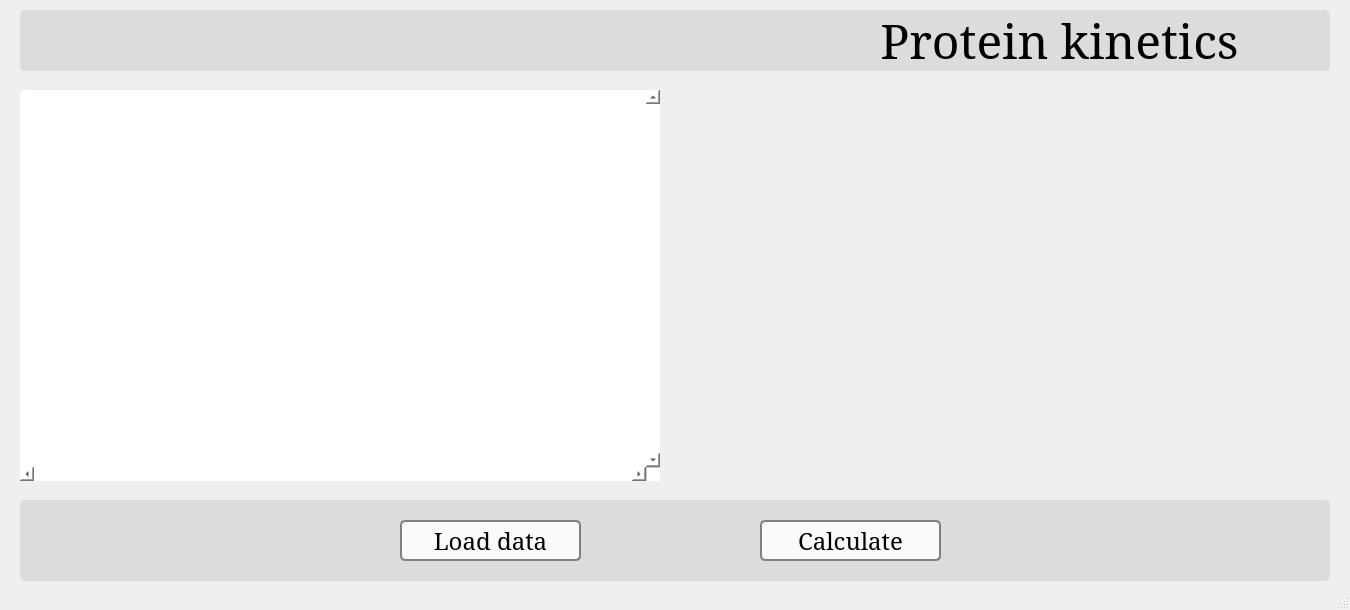
<?xml version="1.0" encoding="UTF-8"?>
<ui version="4.0">
 <class>MainWindow</class>
 <widget class="QMainWindow" name="MainWindow">
  <property name="geometry">
   <rect>
    <x>0</x>
    <y>0</y>
    <width>1350</width>
    <height>610</height>
   </rect>
  </property>
  <property name="minimumSize">
   <size>
    <width>1350</width>
    <height>610</height>
   </size>
  </property>
  <property name="maximumSize">
   <size>
    <width>1350</width>
    <height>610</height>
   </size>
  </property>
  <property name="font">
   <font>
    <family>MS Serif</family>
    <pointsize>6</pointsize>
   </font>
  </property>
  <property name="windowTitle">
   <string>Binding constants</string>
  </property>
  <widget class="QWidget" name="centralwidget">
   <widget class="QTextEdit" name="textEdit">
    <property name="enabled">
     <bool>true</bool>
    </property>
    <property name="geometry">
     <rect>
      <x>20</x>
      <y>90</y>
      <width>640</width>
      <height>391</height>
     </rect>
    </property>
    <property name="sizePolicy">
     <sizepolicy hsizetype="Preferred" vsizetype="Preferred">
      <horstretch>0</horstretch>
      <verstretch>0</verstretch>
     </sizepolicy>
    </property>
    <property name="minimumSize">
     <size>
      <width>640</width>
      <height>391</height>
     </size>
    </property>
    <property name="maximumSize">
     <size>
      <width>640</width>
      <height>391</height>
     </size>
    </property>
    <property name="font">
     <font>
      <family>MS Serif</family>
      <pointsize>6</pointsize>
     </font>
    </property>
    <property name="styleSheet">
     <string notr="true">border-radius: 5px;
background-color: rgb(255, 255, 255);</string>
    </property>
    <property name="verticalScrollBarPolicy">
     <enum>Qt::ScrollBarAlwaysOn</enum>
    </property>
    <property name="horizontalScrollBarPolicy">
     <enum>Qt::ScrollBarAlwaysOn</enum>
    </property>
    <property name="sizeAdjustPolicy">
     <enum>QAbstractScrollArea::AdjustToContents</enum>
    </property>
    <property name="undoRedoEnabled">
     <bool>false</bool>
    </property>
    <property name="readOnly">
     <bool>true</bool>
    </property>
   </widget>
   <widget class="QLabel" name="label_name">
    <property name="geometry">
     <rect>
      <x>20</x>
      <y>10</y>
      <width>1310</width>
      <height>61</height>
     </rect>
    </property>
    <property name="minimumSize">
     <size>
      <width>1310</width>
      <height>61</height>
     </size>
    </property>
    <property name="maximumSize">
     <size>
      <width>1310</width>
      <height>61</height>
     </size>
    </property>
    <property name="font">
     <font>
      <pointsize>36</pointsize>
     </font>
    </property>
    <property name="layoutDirection">
     <enum>Qt::LeftToRight</enum>
    </property>
    <property name="styleSheet">
     <string notr="true">background-color: rgb(220, 220, 220);
border-radius: 5px;</string>
    </property>
    <property name="text">
     <string>                                                                     Protein kinetics</string>
    </property>
   </widget>
   <widget class="QPushButton" name="load_pushButton">
    <property name="geometry">
     <rect>
      <x>400</x>
      <y>520</y>
      <width>181</width>
      <height>41</height>
     </rect>
    </property>
    <property name="sizePolicy">
     <sizepolicy hsizetype="Fixed" vsizetype="Fixed">
      <horstretch>0</horstretch>
      <verstretch>0</verstretch>
     </sizepolicy>
    </property>
    <property name="minimumSize">
     <size>
      <width>181</width>
      <height>41</height>
     </size>
    </property>
    <property name="maximumSize">
     <size>
      <width>181</width>
      <height>41</height>
     </size>
    </property>
    <property name="font">
     <font>
      <pointsize>18</pointsize>
     </font>
    </property>
    <property name="styleSheet">
     <string notr="true">background-color: rgb(250, 250, 250);
border: 2px solid gray;
border-radius: 5px;</string>
    </property>
    <property name="text">
     <string>Load data</string>
    </property>
   </widget>
   <widget class="QPushButton" name="calculate_pushButton">
    <property name="geometry">
     <rect>
      <x>760</x>
      <y>520</y>
      <width>181</width>
      <height>41</height>
     </rect>
    </property>
    <property name="sizePolicy">
     <sizepolicy hsizetype="Fixed" vsizetype="Fixed">
      <horstretch>0</horstretch>
      <verstretch>0</verstretch>
     </sizepolicy>
    </property>
    <property name="minimumSize">
     <size>
      <width>181</width>
      <height>41</height>
     </size>
    </property>
    <property name="maximumSize">
     <size>
      <width>181</width>
      <height>41</height>
     </size>
    </property>
    <property name="font">
     <font>
      <pointsize>18</pointsize>
     </font>
    </property>
    <property name="styleSheet">
     <string notr="true">background-color: rgb(250, 250, 250);
border: 2px solid gray;
border-radius: 5px;</string>
    </property>
    <property name="text">
     <string>Calculate</string>
    </property>
   </widget>
   <widget class="QLabel" name="label_logos">
    <property name="geometry">
     <rect>
      <x>20</x>
      <y>500</y>
      <width>1310</width>
      <height>81</height>
     </rect>
    </property>
    <property name="minimumSize">
     <size>
      <width>1310</width>
      <height>0</height>
     </size>
    </property>
    <property name="maximumSize">
     <size>
      <width>1310</width>
      <height>16777215</height>
     </size>
    </property>
    <property name="font">
     <font>
      <pointsize>36</pointsize>
     </font>
    </property>
    <property name="layoutDirection">
     <enum>Qt::LeftToRight</enum>
    </property>
    <property name="styleSheet">
     <string notr="true">background-color: rgb(220, 220, 220);
border-radius: 5px;</string>
    </property>
    <property name="text">
     <string/>
    </property>
   </widget>
   <widget class="QLabel" name="cio_label">
    <property name="geometry">
     <rect>
      <x>1100</x>
      <y>510</y>
      <width>151</width>
      <height>61</height>
     </rect>
    </property>
    <property name="text">
     <string/>
    </property>
    <property name="pixmap">
     <pixmap>files/nanosensors.png</pixmap>
    </property>
    <property name="scaledContents">
     <bool>true</bool>
    </property>
    <property name="alignment">
     <set>Qt::AlignCenter</set>
    </property>
   </widget>
   <widget class="QLabel" name="conacyt_label">
    <property name="geometry">
     <rect>
      <x>100</x>
      <y>510</y>
      <width>81</width>
      <height>61</height>
     </rect>
    </property>
    <property name="text">
     <string/>
    </property>
    <property name="pixmap">
     <pixmap>files/CONACYT.png</pixmap>
    </property>
    <property name="scaledContents">
     <bool>true</bool>
    </property>
    <property name="alignment">
     <set>Qt::AlignCenter</set>
    </property>
   </widget>
   <widget class="QFrame" name="frame">
    <property name="geometry">
     <rect>
      <x>680</x>
      <y>90</y>
      <width>651</width>
      <height>391</height>
     </rect>
    </property>
    <property name="styleSheet">
     <string notr="true">border-radius: 5px;
background-color: rgb(255, 255, 255);</string>
    </property>
    <property name="frameShape">
     <enum>QFrame::StyledPanel</enum>
    </property>
    <property name="frameShadow">
     <enum>QFrame::Raised</enum>
    </property>
    <layout class="QHBoxLayout" name="graph_Layout">
     <property name="spacing">
      <number>0</number>
     </property>
     <property name="sizeConstraint">
      <enum>QLayout::SetMaximumSize</enum>
     </property>
     <property name="leftMargin">
      <number>0</number>
     </property>
     <property name="topMargin">
      <number>0</number>
     </property>
     <property name="rightMargin">
      <number>0</number>
     </property>
     <property name="bottomMargin">
      <number>0</number>
     </property>
    </layout>
   </widget>
   <zorder>textEdit</zorder>
   <zorder>label_name</zorder>
   <zorder>label_logos</zorder>
   <zorder>cio_label</zorder>
   <zorder>conacyt_label</zorder>
   <zorder>frame</zorder>
   <zorder>calculate_pushButton</zorder>
   <zorder>load_pushButton</zorder>
  </widget>
  <widget class="QStatusBar" name="statusbar"/>
 </widget>
 <resources/>
 <connections/>
</ui>
